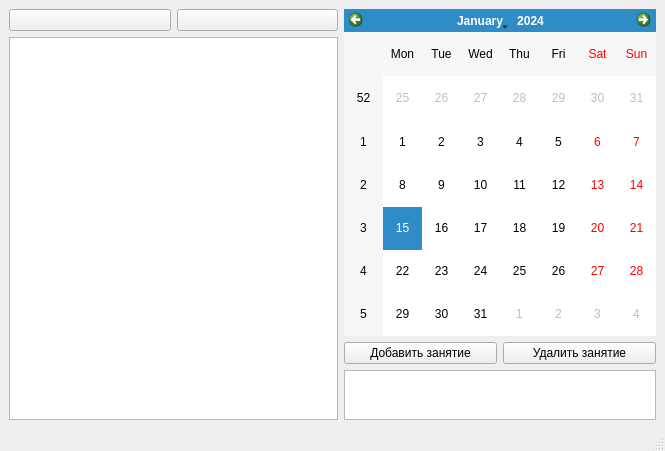
<?xml version="1.0" encoding="UTF-8"?>
<ui version="4.0">
 <class>MainWindow</class>
 <widget class="QMainWindow" name="MainWindow">
  <property name="geometry">
   <rect>
    <x>0</x>
    <y>0</y>
    <width>665</width>
    <height>450</height>
   </rect>
  </property>
  <property name="windowTitle">
   <string>Ваше расписание IT-Куба</string>
  </property>
  <widget class="QWidget" name="centralwidget">
   <layout class="QGridLayout" name="gridLayout">
    <item row="0" column="0">
     <widget class="QPushButton" name="registration_profile_btn">
      <property name="text">
       <string/>
      </property>
     </widget>
    </item>
    <item row="0" column="1">
     <widget class="QPushButton" name="enter_exit_btn">
      <property name="text">
       <string/>
      </property>
     </widget>
    </item>
    <item row="0" column="2" rowspan="2" colspan="2">
     <widget class="QCalendarWidget" name="calendarWidget">
      <property name="sizePolicy">
       <sizepolicy hsizetype="Minimum" vsizetype="Minimum">
        <horstretch>0</horstretch>
        <verstretch>0</verstretch>
       </sizepolicy>
      </property>
     </widget>
    </item>
    <item row="1" column="0" rowspan="3" colspan="2">
     <widget class="QListWidget" name="listWidget">
      <property name="minimumSize">
       <size>
        <width>329</width>
        <height>383</height>
       </size>
      </property>
     </widget>
    </item>
    <item row="2" column="2">
     <widget class="QPushButton" name="add_class_btn">
      <property name="text">
       <string>Добавить занятие</string>
      </property>
     </widget>
    </item>
    <item row="2" column="3">
     <widget class="QPushButton" name="remove_class_btn">
      <property name="sizePolicy">
       <sizepolicy hsizetype="Minimum" vsizetype="Minimum">
        <horstretch>0</horstretch>
        <verstretch>0</verstretch>
       </sizepolicy>
      </property>
      <property name="text">
       <string>Удалить занятие</string>
      </property>
     </widget>
    </item>
    <item row="3" column="2" colspan="2">
     <widget class="QListWidget" name="classes_list">
      <property name="sizePolicy">
       <sizepolicy hsizetype="Minimum" vsizetype="Minimum">
        <horstretch>0</horstretch>
        <verstretch>0</verstretch>
       </sizepolicy>
      </property>
      <property name="maximumSize">
       <size>
        <width>16777215</width>
        <height>50</height>
       </size>
      </property>
     </widget>
    </item>
   </layout>
  </widget>
  <widget class="QStatusBar" name="statusbar"/>
 </widget>
 <resources/>
 <connections/>
</ui>
